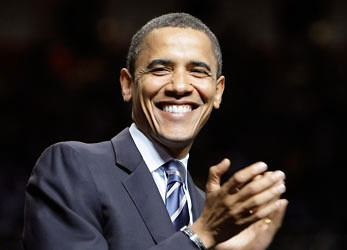
#> input picture recognize/sandbox/face/tezhenglian/input.jpeg, 347 x 250 px; its folder holds only this picture in this run
$ python tezhenglian.py   (Python 2 division)
#> lines starting #> are read from the running program, lines starting #| are printed output that depends on the picture
#encoding=utf-8
import numpy as np
import cv2
import os

class EigenFace(object):
    def __init__(self,threshold,dimNum,dsize):
#> in predict, testImg is the input picture: shape (250, 347, 3); mean B, G, R 43.3, 44.9, 52.1
        self.threshold = threshold # 阈值暂未使用
        self.dimNum = dimNum
        self.dsize = dsize

    def loadImg(self,fileName,dsize):
        '''''
        载入图像，灰度化处理，统一尺寸，直方图均衡化
        :param fileName: 图像文件名
        :param dsize: 统一尺寸大小。元组形式
        :return: 图像矩阵
        '''
        img = cv2.imread(fileName)
        retImg = cv2.resize(img,dsize)
        retImg = cv2.cvtColor(retImg,cv2.COLOR_RGB2GRAY)
        retImg = cv2.equalizeHist(retImg)
        # cv2.imshow('img',retImg)
        # cv2.waitKey()
        return retImg


    def createImgMat(self,dirName):
        '''''
        生成图像样本矩阵，组织形式为行为属性，列为样本
        :param dirName: 包含训练数据集的图像文件夹路径
        :return: 样本矩阵，标签矩阵
        '''
        dataMat = np.zeros((10,1))
        label = []
        for parent,dirnames,filenames in os.walk(dirName):
            # print parent
            # print dirnames
            # print filenames
            index = 0
            for dirname in dirnames:
                for subParent,subDirName,subFilenames in os.walk(parent+'/'+dirname):
                    for filename in subFilenames:
                        img = self.loadImg(subParent+'/'+filename,self.dsize)
                        tempImg = np.reshape(img,(-1,1))
                        if index == 0 :
                            dataMat = tempImg
                        else:
                            dataMat = np.column_stack((dataMat,tempImg))
                        label.append(subParent+'/'+filename)
                        index += 1
        return dataMat,label


    def PCA(self,dataMat,dimNum):
        '''''
        PCA函数，用于数据降维
        :param dataMat: 样本矩阵
        :param dimNum: 降维后的目标维度
        :return: 降维后的样本矩阵和变换矩阵
        '''
        # 均值化矩阵
        meanMat = np.mat(np.mean(dataMat,1)).T
        print '平均值矩阵维度',meanMat.shape
        diffMat = dataMat-meanMat
        # 求协方差矩阵，由于样本维度远远大于样本数目，所以不直接求协方差矩阵，采用下面的方法
        covMat = (diffMat.T*diffMat)/float(diffMat.shape[1]) # 归一化
        #covMat2 = np.cov(dataMat,bias=True)
        #print '基本方法计算协方差矩阵为',covMat2
        print '协方差矩阵维度',covMat.shape
        eigVals, eigVects = np.linalg.eig(np.mat(covMat))
        print '特征向量维度',eigVects.shape
        print '特征值',eigVals
        eigVects = diffMat*eigVects
        eigValInd = np.argsort(eigVals)
        eigValInd = eigValInd[::-1]
        eigValInd = eigValInd[:dimNum] # 取出指定个数的前n大的特征值
        print '选取的特征值',eigValInd
        eigVects = eigVects/np.linalg.norm(eigVects,axis=0) #归一化特征向量
        redEigVects = eigVects[:,eigValInd]
        print '选取的特征向量',redEigVects.shape
        print '均值矩阵维度',diffMat.shape
        lowMat = redEigVects.T*diffMat
        print '低维矩阵维度',lowMat.shape
        return lowMat,redEigVects

    def compare(self,dataMat,testImg,label):
        '''''
        比较函数，这里只是用了最简单的欧氏距离比较，还可以使用KNN等方法，如需修改修改此处即可
        :param dataMat: 样本矩阵
        :param testImg: 测试图像矩阵，最原始形式
        :param label: 标签矩阵
        :return: 与测试图片最相近的图像文件名
        '''
        testImg = cv2.resize(testImg,self.dsize)
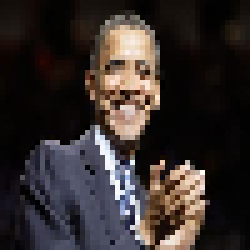
#> testImg: shape (50, 50, 3) (shown 5 times larger); mean of channels 0, 1, 2 43.7, 45.3, 52.5; drawn as B, G, R
        testImg = cv2.cvtColor(testImg,cv2.COLOR_RGB2GRAY)
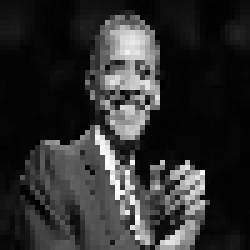
#> testImg: shape (50, 50) (shown 5 times larger); min 0, max 254, mean 45.7
        testImg = np.reshape(testImg,(-1,1))
#> testImg = 2500 values, max 254 at index 2177, min 0 at index 128, mean 45.72
        lowMat,redVects = self.PCA(dataMat,self.dimNum)
#> (the run stopped early here; a loop or call above may not have finished)
